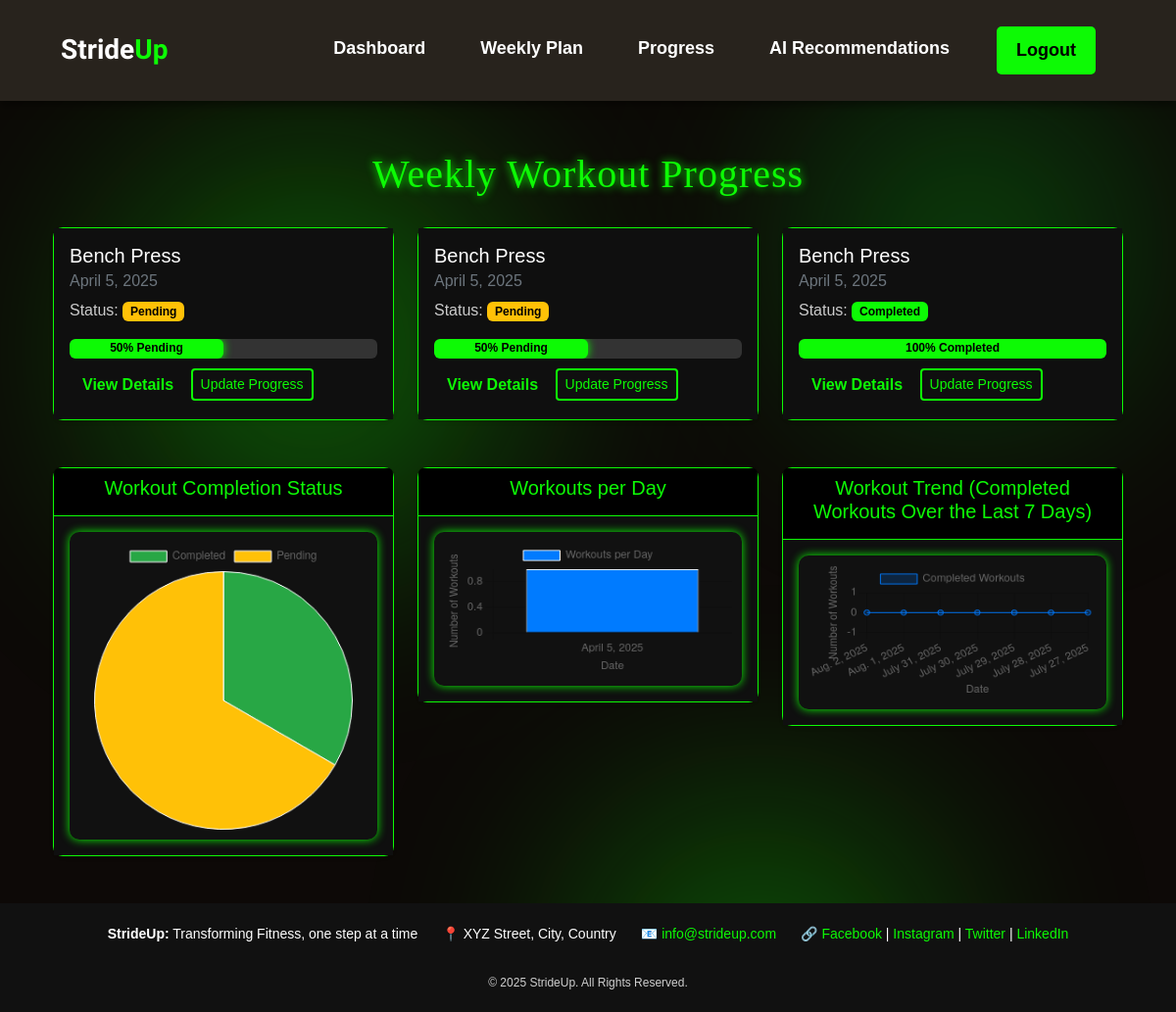
Page /workouts/progress/history/ (signed in) on the committed database.
### workouts/models.py (models this page shows, shortened)
class Progress(models.Model):
    STATUS_CHOICES = [
        ('COMPLETED', 'Completed'),
        ('PENDING', 'Pending')
    ]
    workout = models.ForeignKey(
        'workouts.Workout',
        on_delete=models.CASCADE,
        related_name='progress_entries'
    )
    trainee = models.ForeignKey(
        settings.AUTH_USER_MODEL,
        on_delete=models.CASCADE,
        related_name='progress_entries'
    )
    date = models.DateField(auto_now_add=True)
    status = models.CharField(max_length=10, choices=STATUS_CHOICES, default='PENDING')
    notes = models.TextField(blank=True, null=True)
    class Meta:
        unique_together = ('workout', 'trainee', 'date')  # One progress entry per day per workout

class Workout(models.Model):
    name = models.CharField(max_length=255)
    description = models.TextField(blank=True)
    duration = models.PositiveIntegerField(help_text="Duration in minutes")
    date = models.DateField(auto_now_add=True)
    trainee = models.ForeignKey(
        CustomUser,
        on_delete=models.CASCADE,
        related_name="workouts",
        limit_choices_to={"role": "trainee"}
    )
    trainers = models.ManyToManyField(
        CustomUser,
        related_name="assigned_workouts",
        limit_choices_to={"role": "trainer"}
    )

### workouts/views.py (the view)
# urls.py: path('progress/history/', ProgressHistoryView.as_view(), name='progress_history'),
class ProgressHistoryView(LoginRequiredMixin, ListView):
    model = Progress
    template_name = "workouts/weekly_progress.html"
    context_object_name = "progress_entries"
    def get_queryset(self):
        user = self.request.user
        if user.role == 'trainee':
            return Progress.objects.filter(trainee=user).order_by('-date')
        elif user.role == 'trainer':
            return Progress.objects.filter(workout__trainers=user).order_by('-date')
        return Progress.objects.none()
    def get_context_data(self, **kwargs):
        context = super().get_context_data(**kwargs)
        user = self.request.user
        completed_count = Progress.objects.filter(trainee=user, status="COMPLETED").count()
        pending_count = Progress.objects.filter(trainee=user, status="PENDING").count()
        context['completed_workouts_count'] = completed_count
        context['pending_workouts_count'] = pending_count
        workouts_per_day = Workout.objects.filter(trainee=user).annotate(day_count=Count('date')).values('date', 'day_count')
        workout_counts_per_day = [(workout['date'], workout['day_count']) for workout in workouts_per_day]
        context['workout_counts_per_day'] = workout_counts_per_day
        trend_data = {}
        last_7_days = [timezone.now().date() - timezone.timedelta(days=i) for i in range(7)]
        for day in last_7_days:
            completed_count = Progress.objects.filter(trainee=user, status="COMPLETED", date=day).count()
            trend_data[day] = completed_count
        context['trend_data'] = trend_data
        weekly_workouts = defaultdict(list)
        workouts = Workout.objects.filter(trainee=user).order_by('date')
        for workout in workouts:
            weekly_workouts[workout.date].append(workout)
        context['weekly_workouts'] = weekly_workouts
        return context

### workouts/templates/workouts/weekly_progress.html (shortened to what this page needs)
{% extends 'base.html' %}
{% block content %}
<main>
<div class="container">
    <h2>Weekly Workout Progress</h2>
    {% if progress_entries %}
        <div class="row mb-4">
            {% for progress in progress_entries %}
                <div class="col-md-4 mb-4">
                    <div class="card shadow-sm">
                        <div class="card-body">
                            <h5 class="card-title">{{ progress.workout.name }}</h5>
                            <h6 class="card-subtitle mb-2 text-secondary">{{ progress.workout.date }}</h6>
                            <p>Status:
                                {% if progress.status == 'COMPLETED' %}
                                    <span class="badge bg-success">Completed</span>
                                {% else %}
                                    <span class="badge bg-warning">Pending</span>
                                {% endif %}
                            </p>
                            <div class="progress">
                                <div class="progress-bar" role="progressbar"
                                     style="width: {% if progress.status == 'COMPLETED' %}100{% else %}50{% endif %}%"
                                     aria-valuenow="50" aria-valuemin="0" aria-valuemax="100">
                                     {% if progress.status == 'COMPLETED' %}100% Completed{% else %}50% Pending{% endif %}
                                </div>
                            </div>
                            <a class="btn btn-link mt-2" data-bs-toggle="collapse" href="#collapse{{ progress.pk }}" role="button" aria-expanded="false" aria-controls="collapse{{ progress.pk }}">
                                View Details
                            </a>
                            <a href="{% url 'workouts:progress_update' progress.workout.pk %}" class="btn btn-primary btn-sm mt-2">Update Progress</a>
                        </div>
                    </div>
                </div>
            {% endfor %}
        </div>
    {% else %}
        <p>No workouts found for this week.</p>
    {% endif %}
    <div class="row mb-4">
        <div class="col-md-4 mb-4">
            <div class="card shadow-sm">
                <div class="card-header bg-primary text-white text-center">
                    <h5>Workout Completion Status</h5>
                </div>
                <div class="card-body">
                    <canvas id="completionChart"></canvas>
                </div>
            </div>
        </div>
        <div class="col-md-4 mb-4">
            <div class="card shadow-sm">
                <div class="card-header bg-success text-white text-center">
                    <h5>Workouts per Day</h5>
                </div>
                <div class="card-body">
                    <canvas id="workoutDayChart"></canvas>
                </div>
            </div>
        </div>
        <div class="col-md-4 mb-4">
            <div class="card shadow-sm">
                <div class="card-header bg-info text-white text-center">
                    <h5>Workout Trend (Completed Workouts Over the Last 7 Days)</h5>
                </div>
                <div class="card-body">
                    <canvas id="trendChart"></canvas>
                </div>
            </div>
        </div>
    </div>
</div>
</main>
<script>
    // Pie Chart (Completed vs. Pending Workouts)
    var ctx1 = document.getElementById('completionChart').getContext('2d');
    var completionChart = new Chart(ctx1, {
        type: 'pie',
        data: {
            labels: ['Completed', 'Pending'],
            datasets: [{
                label: 'Workout Completion',
                data: [{{ completed_workouts_count }}, {{ pending_workouts_count }}],
                backgroundColor: ['#28a745', '#ffc107'],
                borderColor: ['#ffffff', '#ffffff'],
                borderWidth: 1
            }]
        },
        options: {
            responsive: true,
            plugins: {
                legend: {
                    position: 'top',
                }
            }
        }
    });
    // Bar Chart (Workouts per Day)
    var ctx2 = document.getElementById('workoutDayChart').getContext('2d');
    var workoutDayChart = new Chart(ctx2, {
        type: 'bar',
        data: {
            labels: [{% for date, count in workout_counts_per_day %}'{{ date }}'{% if not forloop.last %}, {% endif %}{% endfor %}],
            datasets: [{
                label: 'Workouts per Day',
                data: [{% for date, count in workout_counts_per_day %}{{ count }}{% if not forloop.last %}, {% endif %}{% endfor %}],
                backgroundColor: '#007bff',
                borderColor: '#ffffff',
                borderWidth: 1
            }]
        },
        options: {
            responsive: true,
            scales: {
                x: { title: { display: true, text: 'Date' }},
                y: { title: { display: true, text: 'Number of Workouts' }}
            }
        }
    });
    // Line Graph (Workout Trend Over Last 7 Days)
    var ctx3 = document.getElementById('trendChart').getContext('2d');
    var trendChart = new Chart(ctx3, {
        type: 'line',
        data: {
            labels: [{% for date, count in trend_data.items %}'{{ date }}'{% if not forloop.last %}, {% endif %}{% endfor %}],
            datasets: [{
                label: 'Completed Workouts',
                data: [{% for date, count in trend_data.items %}{{ count }}{% if not forloop.last %}, {% endif %}{% endfor %}],
                backgroundColor: 'rgba(0, 123, 255, 0.2)',
                borderColor: '#007bff',
                borderWidth: 1
            }]
        },
        options: {
            responsive: true,
            scales: {
                x: { title: { display: true, text: 'Date' }},
                y: { title: { display: true, text: 'Number of Workouts' }}
            }
        }
    });
</script>
{% endblock %}

### templates/base.html (shortened to what this page needs)
{% load static %}
<!DOCTYPE html>
<html lang="en">
<head>
    <link rel="stylesheet" href="https://cdn.jsdelivr.net/npm/bootstrap@5.3.0/dist/css/bootstrap.min.css">
    <link rel="stylesheet" href="{% static 'css/base.css' %}">
</head>
<body>
    <nav class="navbar navbar-expand-lg">
        <div class="container">
            <a class="navbar-brand logo" href="{% url 'core:landing' %}">
                <span class="white">Stride</span><span class="green">Up</span>
            </a>
            <div class="collapse navbar-collapse justify-content-end" id="navbarNav">
                <ul class="navbar-nav nav-links">
                    {% if user.is_authenticated %}
                        {% if user.role == 'trainee' %}
                            <li class="nav-item"><a class="nav-link" href="{% url 'core:trainee_dashboard' %}">Dashboard</a></li>
                            <li class="nav-item"><a class="nav-link" href="{% url 'workouts:weekly_workout' %}">Weekly Plan</a></li>
                            <li class="nav-item"><a class="nav-link" href="{% url 'workouts:progress_history' %}">Progress</a></li>
                            <li class="nav-item"><a class="nav-link" href="{% url 'workouts:get_recommendations' %}">AI Recommendations</a></li>
                        {% endif %}
                        <li class="nav-item">
                            <form id="logout-form" method="post" action="{% url 'users:logout' %}">
                                <button type="submit" class="signup-btn">Logout</button>
                            </form>
                        </li>
                    {% endif %}
                </ul>
            </div>
        </div>
    </nav>
    <div class="background-spots">
      </div>
    <div class="container mt-4">
        {% block content %}{% endblock %}
    </div>
    <footer class="footer">
        <div class="footer-links">
          <span><strong>StrideUp:</strong> Transforming Fitness, one step at a time</span>
          <span><strong>📍</strong> XYZ Street, City, Country</span>
          <span><strong>📧</strong> <a href="mailto:info@strideup.com">info@strideup.com</a></span>
          <span><strong>🔗</strong>
            <a href="#">Facebook</a> |
            <a href="#">Instagram</a> |
            <a href="#">Twitter</a> |
            <a href="#">LinkedIn</a>
          </span>
        </div>
        <div class="copyright">
          © 2025 StrideUp. All Rights Reserved.
        </div>
      </footer>
</body>
</html>

### static/css/base.css (style rules this page uses)
html { scroll-behavior: smooth; height: 100%; margin: 0; }
* { box-sizing: border-box; margin: 0; padding: 0; }
h1, h2, h3, .display-3 { font-family: 'Bebas Neue', cursive; letter-spacing: 1px; }
body { background: #0d0907; color: #fff; font-family: 'Poppins', sans-serif; line-height: 1.6; margin: 0; padding: 0; display: flex; height: 100%; flex-direction: column; min-height: 100vh; }
main { margin-top: 100px; display: flex; flex-direction: column; align-items: center; }
.navbar { position: fixed; top: 0; left: 0; width: 100%; height: 10%; background-color: #28231D; display: flex; justify-content: space-between; align-items: center; z-index: 1000; padding: 15px 50px; box-shadow: 0 4px 10px rgba(0, 0, 0, 0.5); }
.logo { font-size: 28px; font-weight: bold; font-family: 'Aclonica', sans-serif; }
.white { color: #ffffff; }
.green { color: #0dfa05; }
.nav-links { display: flex; list-style: none; }
.nav-links li { padding: 15px 20px; position: relative; }
.nav-links li a { text-decoration: none; color: #ffffff; font-size: 18px; font-weight: bold; transition: all 0.3s ease-in-out; }
.signup-btn { background: #0dfa05; border: none; color: #000; padding: 10px 20px; font-size: 18px; font-weight: bold; cursor: pointer; border-radius: 5px; transition: 0.3s ease-in-out; }
.footer { width: 100%; background: #111; color: white; text-align: center; padding: 20px 0; display: flex; flex-direction: column; justify-content: center; align-items: center; font-size: 14px; }
.footer-links { display: flex; justify-content: center; gap: 25px; flex-wrap: wrap; margin-bottom: 15px; }
.footer a { color: #0dfa05; text-decoration: none; transition: all 0.3s ease; }
.copyright { width: 100%; text-align: center; margin-top: 15px; font-size: 12px; opacity: 0.8; }
.background-spots { position: fixed; top: 0; left: 0; width: 100%; height: 100%; overflow: hidden; z-index: -1; }

### workouts/templates/workouts/weekly_progress.html (style rules this page uses)
h2 { font-size: 2.5rem; text-align: center; margin-top: 30px; margin-bottom: 30px; color: #0dfa05; text-shadow: 0 0 10px #0dfa05; }
.card { background-color: #1c1c1c; border: 1px solid #0dfa05; border-radius: 10px; box-shadow: 0 0 10px rgba(13, 250, 5, 0.3); color: white; }
.card-header { background-color: #000 !important; color: #0dfa05 !important; font-weight: bold; font-family: 'Poppins', sans-serif; border-bottom: 1px solid #0dfa05; }
.card-body { background-color: #0f0f0f; }
canvas { background-color: #111; border-radius: 10px; padding: 10px; box-shadow: 0 0 10px #0dfa05; }
.badge.bg-success { background-color: #0dfa05 !important; color: #000; font-weight: bold; }
.badge.bg-warning { background-color: #ffc107 !important; color: #000; font-weight: bold; }
.progress { background-color: #333; border-radius: 6px; margin-top: 10px; height: 20px; }
.progress-bar { background-color: #0dfa05; color: #000; font-weight: bold; text-align: center; border-radius: 6px; box-shadow: 0 0 10px #0dfa05; }
.btn-link { color: #0dfa05; text-decoration: none; font-weight: bold; }
.btn-primary { background-color: transparent; color: #0dfa05; border: 2px solid #0dfa05; transition: all 0.3s ease; }
p { color: #ccc; }

### rows in the picture
Progress: workout.name "Bench Press", workout "April 5, 2025", status "Pending"
Progress: workout.name "Bench Press", workout "April 5, 2025", status "Pending"
Progress: workout.name "Bench Press", workout "April 5, 2025", status "Completed"

### other values in the picture
chart data {{ completed_workouts_count }} 1
chart data {{ pending_workouts_count }} 2
chart data {{ count }} 1
